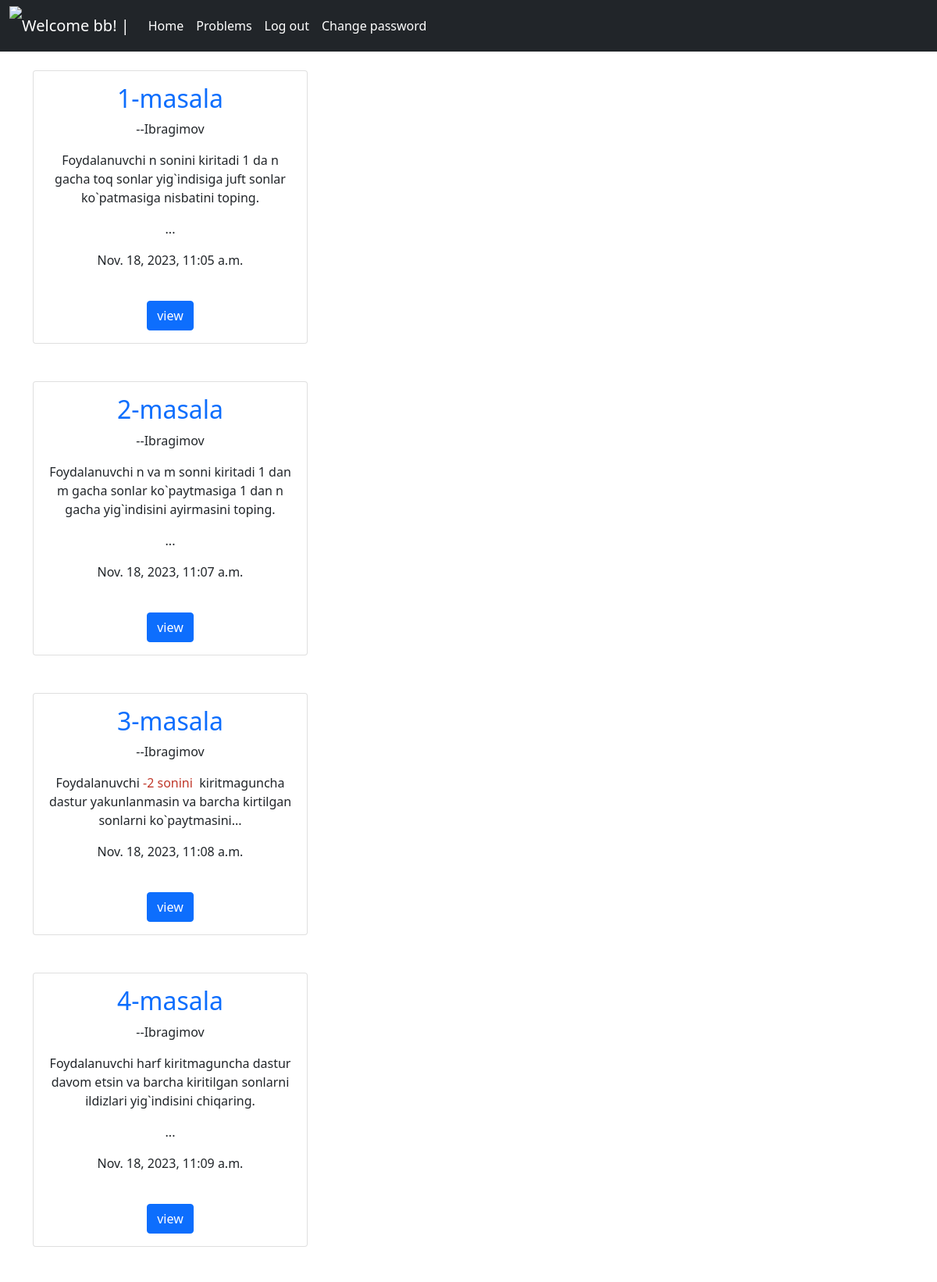
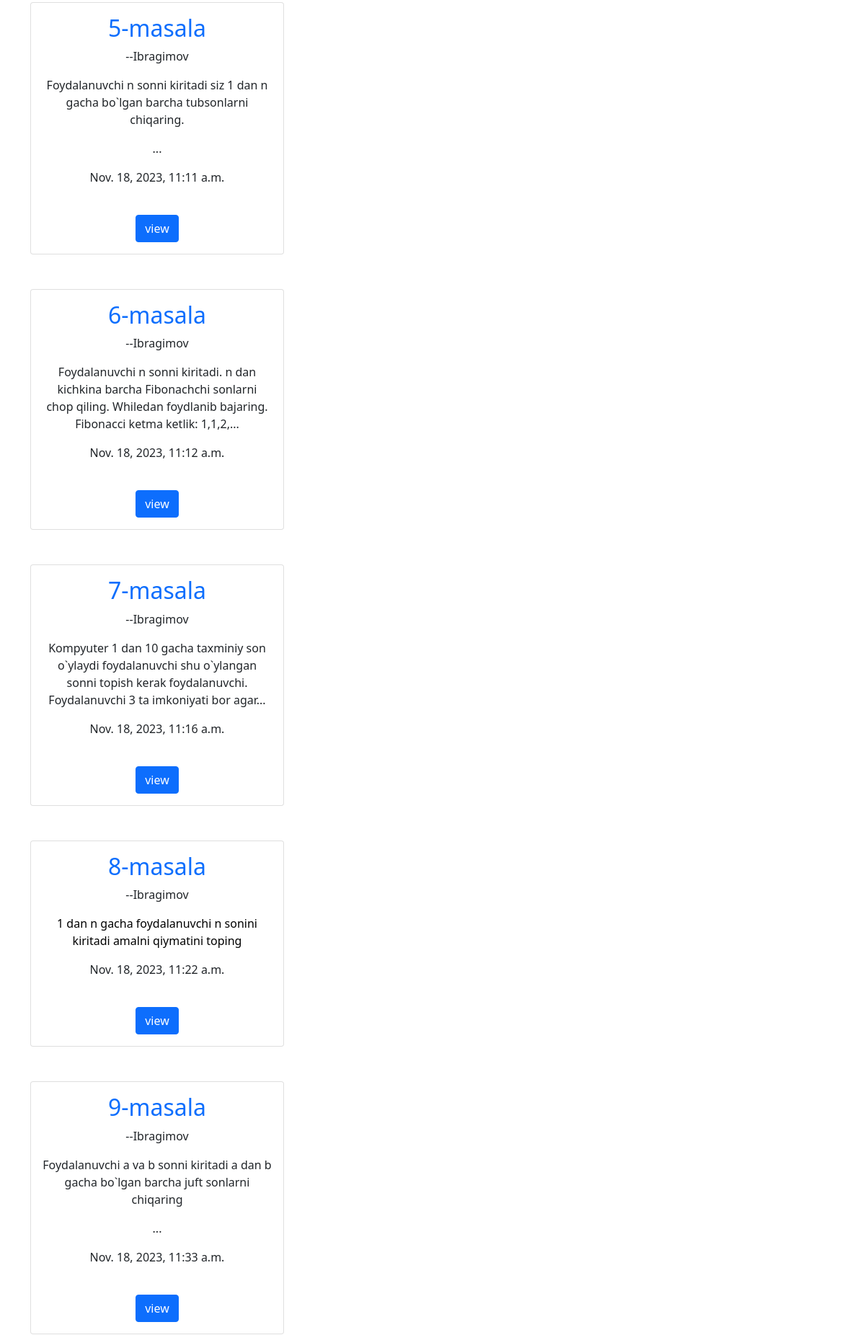
Screenshot of /post/ (signed in, upper part) with the database file from the repository (2 pictures, top to bottom).
### accounts/models.py (models this page shows)
class CustomUser(AbstractUser):
    age = models.PositiveIntegerField(null=True,blank=True)

### posts/models.py (models this page shows, shortened)
class Post(models.Model):
    title = models.CharField(max_length=200)
    author = models.ForeignKey(
        get_user_model(),
        on_delete=models.CASCADE
    )
    body = RichTextField()
    photo = models.ImageField(upload_to='images/', blank=True, null=True)
    date = models.DateTimeField(auto_now_add=True)

### posts/views.py (the view)
# urls.py: path('',PostListView.as_view(), name='post'),
class PostListView(ListView):
    model = Post
    template_name = 'post.html'

### templates/post.html (shortened to what this page needs)
<!DOCTYPE html>
<html lang="en">
<head>
</head>
<body>
    {%extends 'base.html'%}
    {%block content%}
    <div class="container" style="text-align: center;">
        {% for post in object_list%}
    <br>
    <div class="card" style="width: 22rem;">
        <div class="card-body">
            <h2><a href="{%url 'full_post' post.id%}" style="text-decoration: none;">{{post.title}}</a></h2>
            <p>--{{post.author}}</p>
            <p class="card-text">{{post.body|slice:"150"|safe}}...</p>
            <p>{{post.date}}</p>
            <br>
            <button type="submit" class="btn btn-primary"><a href="{%url 'full_post' post.id%}" style="text-decoration: none; color:white;">view</a></button>
        </div>
      </div>
      <br>
    {%endfor%}
    </div>
    {%endblock content%}

### templates/base.html (shortened to what this page needs)
{%load static%}
<!DOCTYPE html>
<html lang="en">
<head>
    <link href="https://cdn.jsdelivr.net/npm/bootstrap@5.0.2/dist/css/bootstrap.min.css" rel="stylesheet"
>
</head>
<body>
    {% if user.is_authenticated %}
    <nav class="navbar navbar-expand-lg navbar-dark bg-dark">
        <div class="container-fluid">
            <img src="https://pnghq.com/wp-content/uploads/png-image-of-python-logo-no-text-included-7.png">
          <a class="navbar-brand" href="{%url 'home'%}"> Welcome {{user.first_name}}! |</a>
          <div class="collapse navbar-collapse" id="navbcarNav">
            <ul class="navbar-nav">
              <li class="nav-item">
                <a class="nav-link active" aria-current="page" href="{%url 'home'%}">Home</a>
              </li>
              <li class="nav-item">
                <a class="nav-link active" aria-current="page" href="{%url 'post'%}">Problems</a>
              </li>
              <li class="nav-item">
                <a class="nav-link active" aria-current="page" href="{% url 'logout' %}">Log out</a>
              </li>
              <li class="nav-item">
                <a class="nav-link active" aria-current="page" href="{% url 'password_change' %}">Change password</a>
              </li>
            </ul>
          </div>
        </div>
      </nav>
    {% endif %}
    {% block content %}
    {% endblock content %}
</body>
</html>

### templates/base.html (style rules this page uses)
img { height: 50px; }

### rows the page displays
CustomUser: first_name "bb"
Post: title "1-masala", author "Ibragimov", body "Foydalanuvchi n sonini kiritadi 1 da n gacha toq sonlar yig`indisiga juft sonlar ko`patmasiga nisbatini toping.", date "Nov. 18, 2023, 11:05 a.m."
Post: title "2-masala", author "Ibragimov", body "Foydalanuvchi n va m sonni kiritadi 1 dan m gacha sonlar ko`paytmasiga 1 dan n gacha yig`indisini ayirmasini toping.", date "Nov. 18, 2023, 11:07 a.m."
Post: title "3-masala", author "Ibragimov", body "Foydalanuvchi -2 sonini kiritmaguncha dastur yakunlanmasin va barcha kirtilgan sonlarni ko`paytmasini", date "Nov. 18, 2023, 11:08 a.m."
Post: title "4-masala", author "Ibragimov", body "Foydalanuvchi harf kiritmaguncha dastur davom etsin va barcha kiritilgan sonlarni ildizlari yig`indisini chiqaring.", date "Nov. 18, 2023, 11:09 a.m."
Post: title "5-masala", author "Ibragimov", body "Foydalanuvchi n sonni kiritadi siz 1 dan n gacha bo`lgan barcha tubsonlarni chiqaring.", date "Nov. 18, 2023, 11:11 a.m."
Post: title "6-masala", author "Ibragimov", body "Foydalanuvchi n sonni kiritadi. n dan kichkina barcha Fibonachchi sonlarni chop qiling. Whiledan foydlanib bajaring. Fibonacci ketma ketlik: 1,1,2,", date "Nov. 18, 2023, 11:12 a.m."
Post: title "7-masala", author "Ibragimov", body "Kompyuter 1 dan 10 gacha taxminiy son o`ylaydi foydalanuvchi shu o`ylangan sonni topish kerak foydalanuvchi. Foydalanuvchi 3 ta imkoniyati bor agar", date "Nov. 18, 2023, 11:16 a.m."
Post: title "8-masala", author "Ibragimov", body "1 dan n gacha foydalanuvchi n sonini kiritadi amalni qiymatini toping", date "Nov. 18, 2023, 11:22 a.m."
Post: title "9-masala", author "Ibragimov", body "Foydalanuvchi a va b sonni kiritadi a dan b gacha bo`lgan barcha juft sonlarni chiqaring", date "Nov. 18, 2023, 11:33 a.m."
